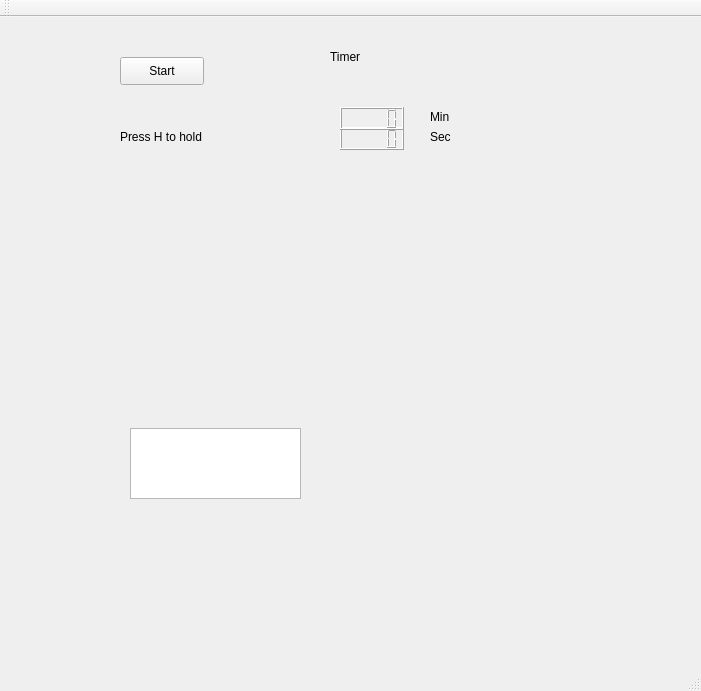
<?xml version="1.0" encoding="UTF-8"?>
<ui version="4.0">
 <class>MainWindow</class>
 <widget class="QMainWindow" name="MainWindow">
  <property name="geometry">
   <rect>
    <x>0</x>
    <y>0</y>
    <width>701</width>
    <height>691</height>
   </rect>
  </property>
  <property name="windowTitle">
   <string>MainWindow</string>
  </property>
  <widget class="QWidget" name="centralWidget">
   <widget class="QGraphicsView" name="graphicsView">
    <property name="geometry">
     <rect>
      <x>130</x>
      <y>411</y>
      <width>171</width>
      <height>71</height>
     </rect>
    </property>
   </widget>
   <widget class="QPushButton" name="startPushButton">
    <property name="geometry">
     <rect>
      <x>120</x>
      <y>40</y>
      <width>84</width>
      <height>28</height>
     </rect>
    </property>
    <property name="text">
     <string>Start</string>
    </property>
   </widget>
   <widget class="QLCDNumber" name="lcdNumberSec">
    <property name="geometry">
     <rect>
      <x>340</x>
      <y>110</y>
      <width>64</width>
      <height>23</height>
     </rect>
    </property>
   </widget>
   <widget class="QLCDNumber" name="lcdNumberMin">
    <property name="geometry">
     <rect>
      <x>340</x>
      <y>90</y>
      <width>64</width>
      <height>23</height>
     </rect>
    </property>
   </widget>
   <widget class="QLabel" name="label">
    <property name="geometry">
     <rect>
      <x>430</x>
      <y>110</y>
      <width>63</width>
      <height>20</height>
     </rect>
    </property>
    <property name="text">
     <string>Sec</string>
    </property>
   </widget>
   <widget class="QLabel" name="label_2">
    <property name="geometry">
     <rect>
      <x>430</x>
      <y>90</y>
      <width>63</width>
      <height>20</height>
     </rect>
    </property>
    <property name="text">
     <string>Min</string>
    </property>
   </widget>
   <widget class="QLabel" name="timerLabel">
    <property name="geometry">
     <rect>
      <x>330</x>
      <y>30</y>
      <width>81</width>
      <height>20</height>
     </rect>
    </property>
    <property name="text">
     <string>Timer</string>
    </property>
   </widget>
   <widget class="QLabel" name="label_3">
    <property name="geometry">
     <rect>
      <x>120</x>
      <y>110</y>
      <width>101</width>
      <height>20</height>
     </rect>
    </property>
    <property name="text">
     <string>Press H to hold</string>
    </property>
   </widget>
  </widget>
  <widget class="QMenuBar" name="menuBar">
   <property name="geometry">
    <rect>
     <x>0</x>
     <y>0</y>
     <width>701</width>
     <height>25</height>
    </rect>
   </property>
  </widget>
  <widget class="QToolBar" name="mainToolBar">
   <attribute name="toolBarArea">
    <enum>TopToolBarArea</enum>
   </attribute>
   <attribute name="toolBarBreak">
    <bool>false</bool>
   </attribute>
  </widget>
  <widget class="QStatusBar" name="statusBar"/>
 </widget>
 <layoutdefault spacing="6" margin="11"/>
 <resources/>
 <connections/>
</ui>
